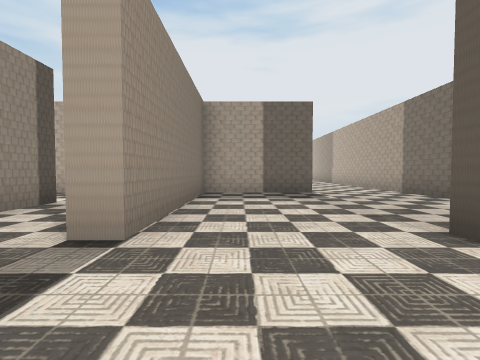
[1] (above)

22 first-person views from a walk through a Unity game level. The camera is 1.2 m above the floor, tilts 2° down and sees 85° across. The floor is counted in squares, 2 m on a side. Each view is taken from the middle of a square. On the plan, view 1 faces up. The plan holds only what a view shows up to about 9 squares ahead; the rest is blank. The player is left out. Some surface patterns are stand-ins.

[2]
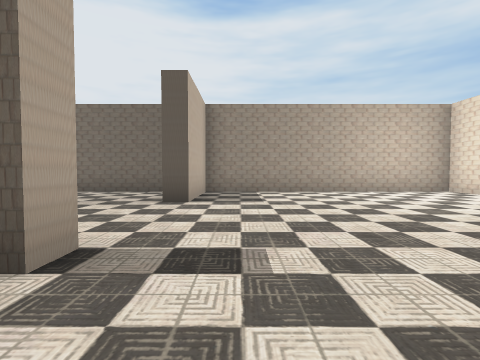

[3]
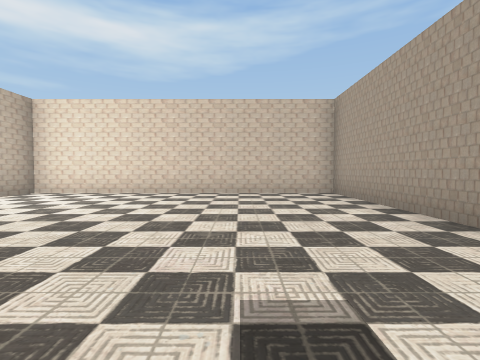

[4]
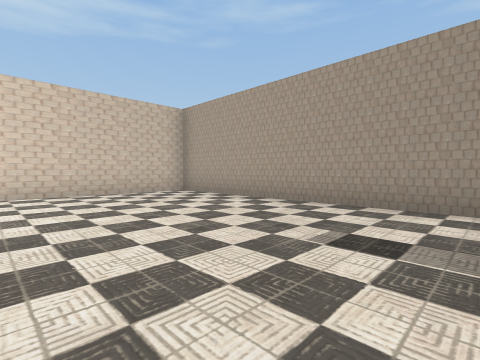

[5]
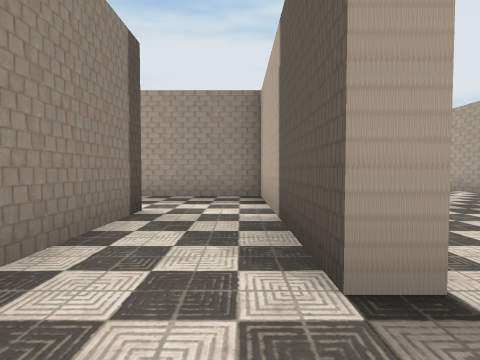

[6]
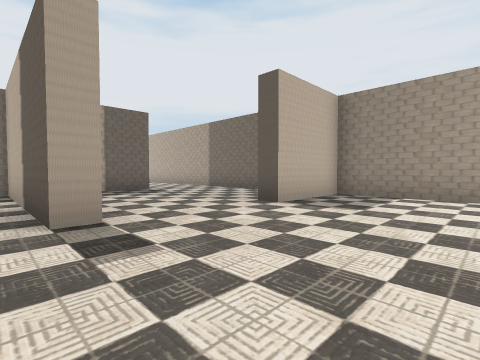

[7]
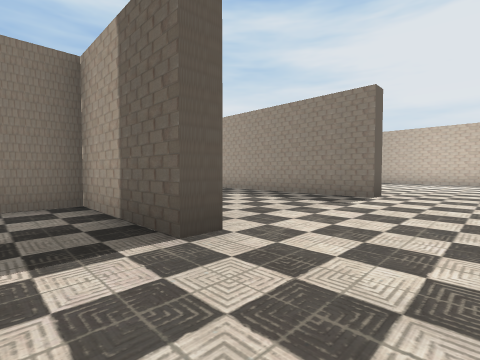

[8]
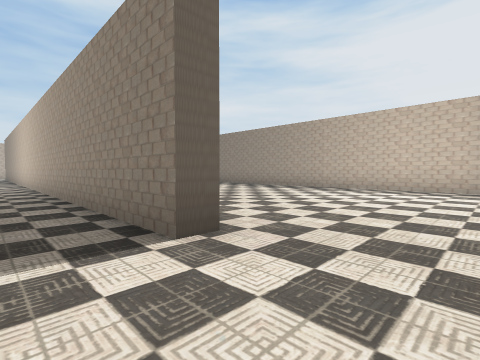

[9]
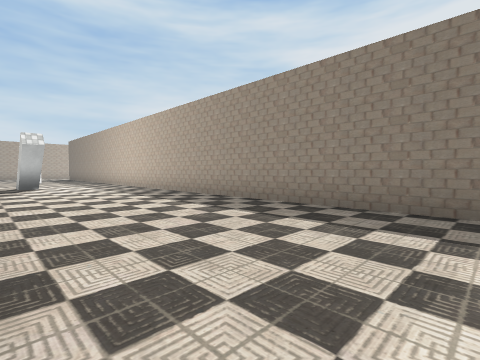

[10]
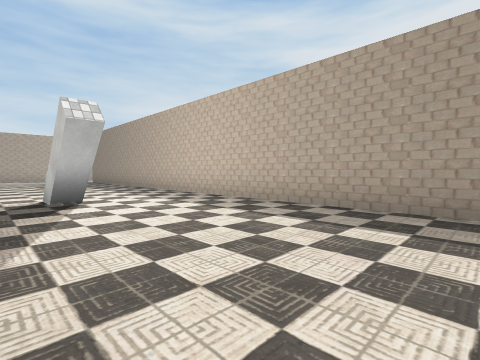

[11]
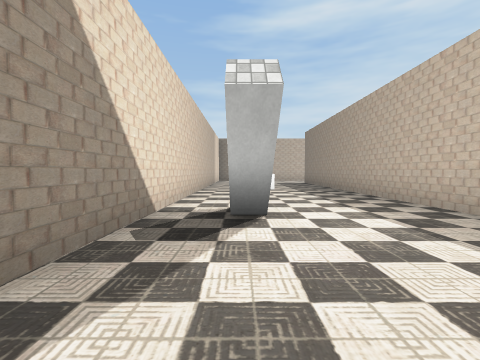

[12]
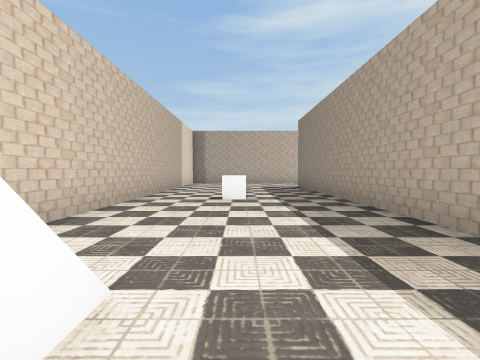

[13]
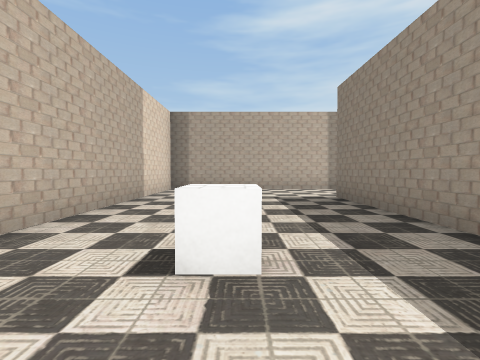

[14]
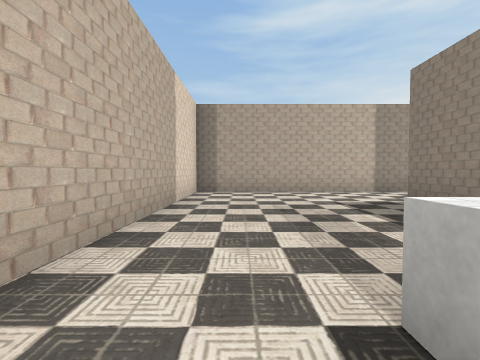

[15]
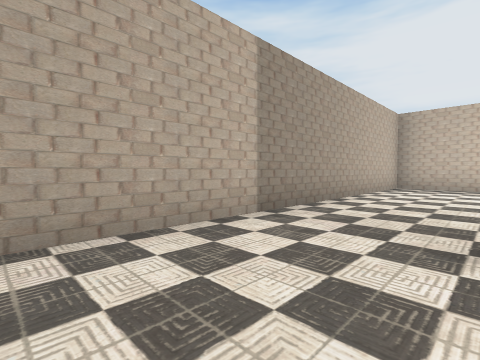

[16]
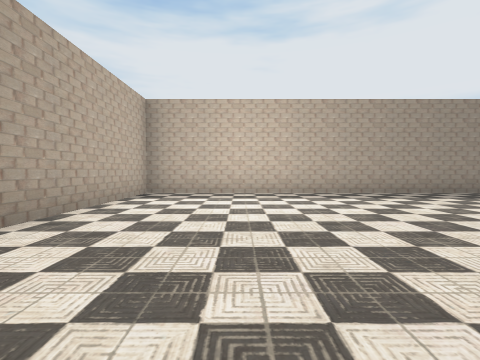

[17]
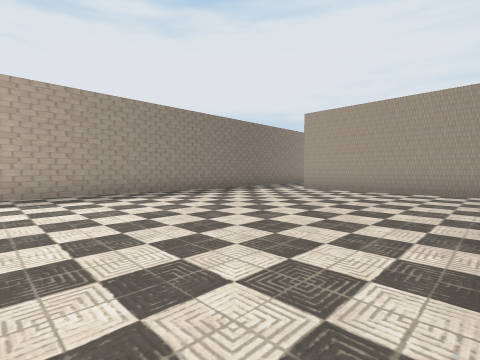

[18]
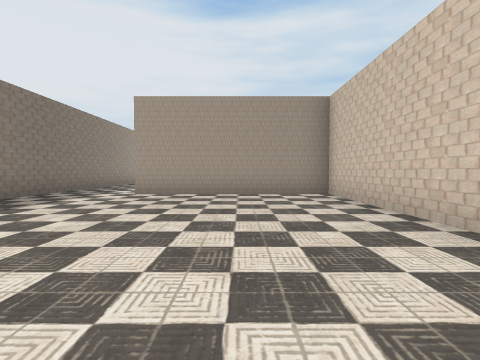

[19]
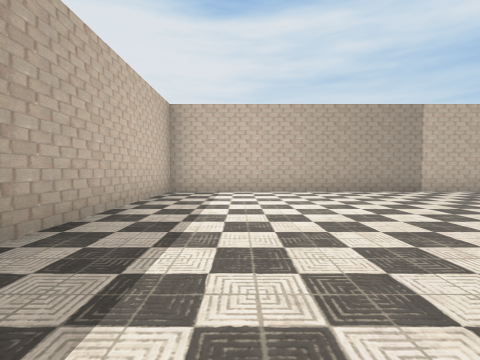

[20]
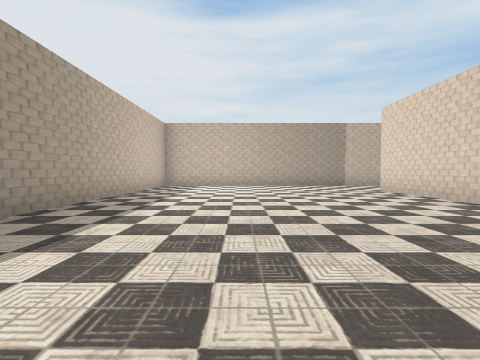

[21]
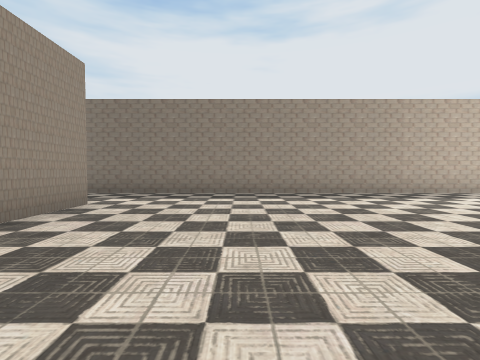

[22]
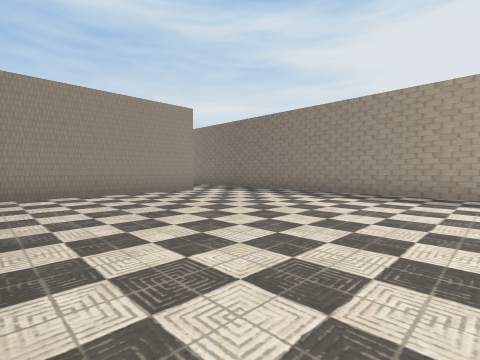

### Floor plan
Points are (right, up) in squares from view 1. A wall is a line through its corners. A room is listed if a view was taken in it or the views show most of it. See-through windows are left out.
Room 1 (views 1, 2, 3, 4, 5, 6, 7)
walls: (4.5, 3.1) (4.5, 7.6); (-3.5, 5) (-3.5, -5) (4.5, -5) (4.5, 2) (2, 2) (2, 2.5); (2, 7.8) (2, 7.3) (-1, 7.3) (-1, 2.2) (-1.5, 2.2) (-1.5, 4.4)
ways out: opening at (3.5, 7) to room 2; opening at (-2.5, 3.5) to room 4
Room 2 (views 8, 9, 10, 11, 12, 13, 14, 15, 16, 17, 18)
walls: (-12.6, 12.7) (-8.2, 12.7) (-8.2, 17.8); (-8.5, 20) (-20.5, 20) (-20.5, 7.8) (-6.2, 7.8); (2, 12.2) (-18, 12.2); (4.5, 7.6) (4.5, 9.1)
ways out: opening at (3.5, 7) to room 1; opening at (-8, 18.5) to room 3; opening at (3.5, 12) to room 3
objects: cube (-14, 10)
Room 3 (views 19, 20, 21, 22)
walls: (-1.4, 12.7) (2, 12.7) (2, 12.2); (-7.7, 17.8) (-7.7, 13.2); (4.5, 11.1) (4.5, 20) (-8.5, 20)
ways out: opening at (-8, 18.5) to room 2; opening at (3.5, 12) to room 2
Room 4 (no view inside)
walls: (-1.5, 4.4) (-1.5, 7.3) (-3.4, 7.3)
ways out: opening at (-2.5, 3.5) to room 1; opening at (-4, 5.5)

Positions as (right, up) in squares from view 1, and headings:
1: (0, 0), facing up
2: (-3, 1), facing right
3: (-1, 2), facing down
4: (1, 2), facing down-left
5: (-2, 1), facing up
6: (-2, -1), facing up-right
7: (4, 6), facing up-left
8: (4, 11), facing up-left
9: (2, 8), facing up-left
10: (-3, 8), facing up-left
11: (-5, 9), facing left
12: (-8, 10), facing left
13: (-12, 10), facing left
14: (-13, 9), facing left
15: (-18, 10), facing up-left
16: (-18, 13), facing up
17: (-16, 13), facing up-right
18: (-15, 15), facing right
19: (-3, 18), facing right
20: (-6, 17), facing right
21: (-5, 13), facing up
22: (-1, 13), facing up-left
